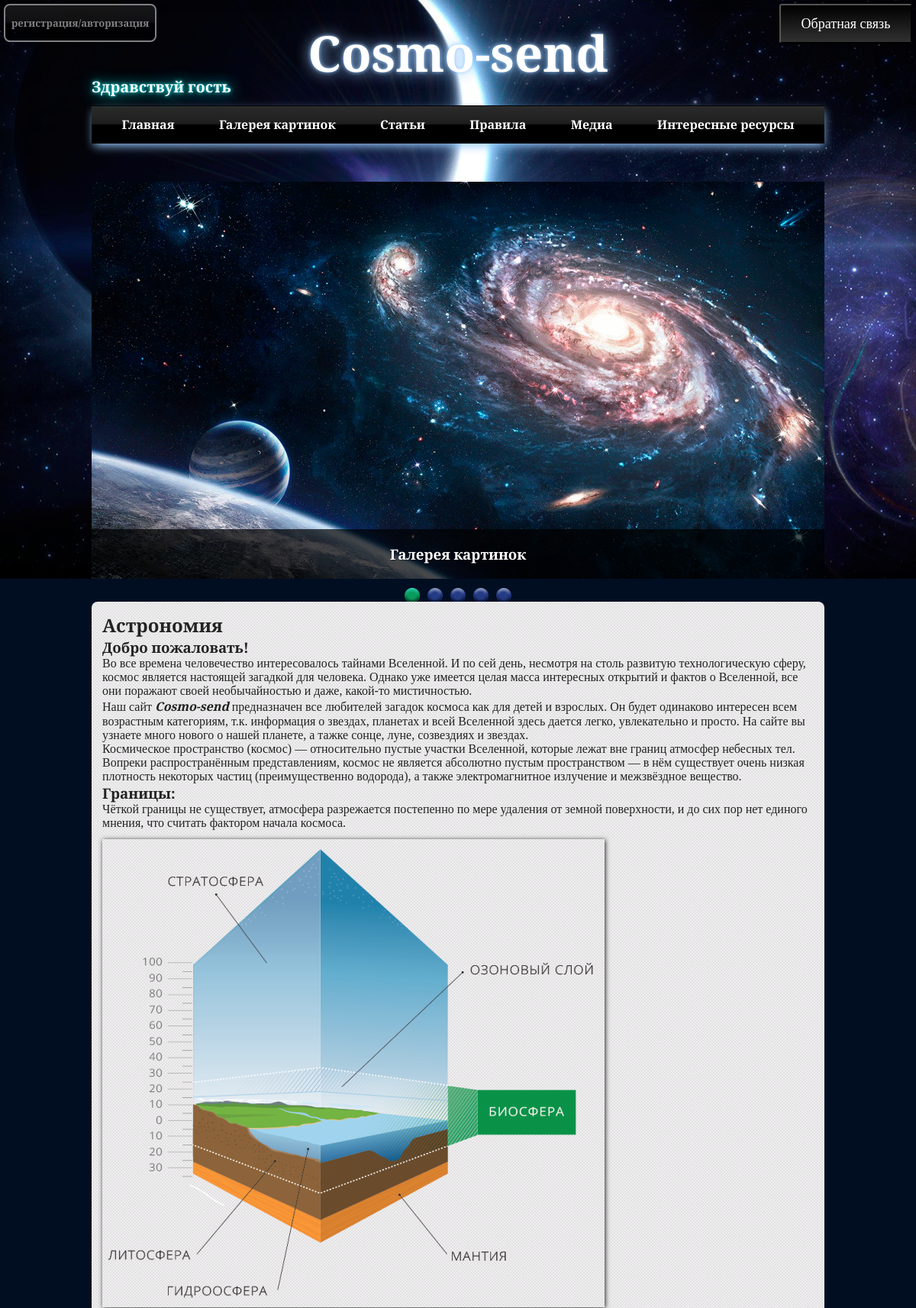
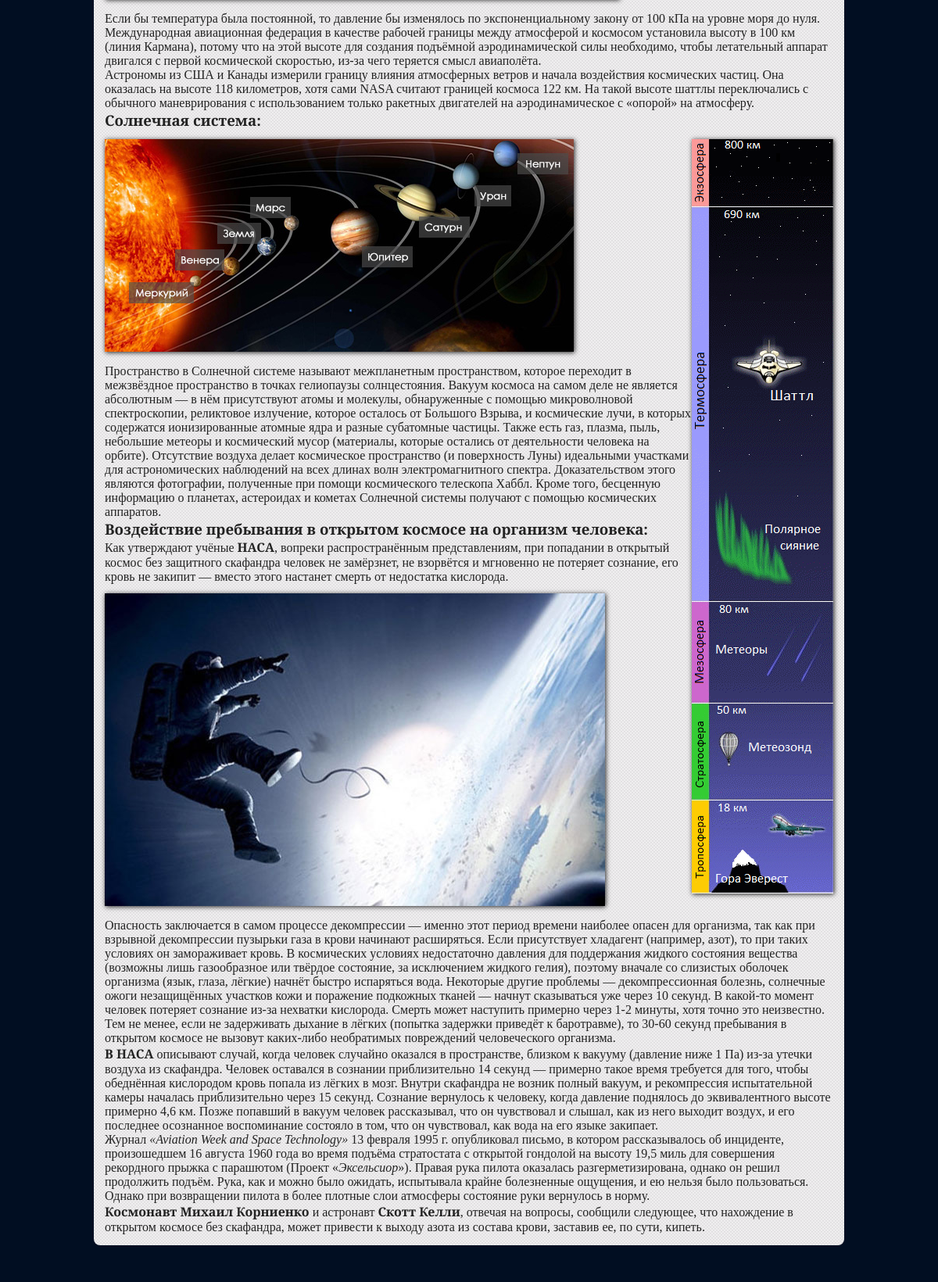
The page / (upper part) on the database its author committed (2 pictures, top to bottom).
### tables this page shows
CREATE TABLE IF NOT EXISTS `articles_categories` (
  `id` int(11) NOT NULL,
  `title` varchar(100) NOT NULL,
  `page` varchar(255) NOT NULL
);

### php/config.php (called while the page is built, shortened)
<?php
	$config = array(
		'title' => 'Cosmo-send',
		'db' => array(
			'server' => 'localhost',
			'username' => 'root',
			'password' => '',
			'name' => 'cp194561_Cosmo-send'
		)
	);

### includes/header_slider.php (the view, shortened to what this page needs)
	<div class="header">
<?php
if ($result_auth == $auth){
	echo '<span><button id="logout" onClick=\'location.href = "php/logout.php"\'>Выйти</button></span>';
}elseif ($result_auth == $guest){
	echo '<input id="button_authorization" type="button" name="button_authorization" value="регистрация/авторизация">';
}
?>
<input id="button_feedback" type="button" name="button_feedback" value="Обратная связь" />
		<div class="position">
			<?if ($result_auth == $auth){
					$uname = "Добро пожаловать: ".ucfirst($_SESSION ['username']);
					$setting = '<span id = "setting">&#9776;Настройки</span>';
					echo '<div class="name_and_setting">'.$uname.$setting.'</div>';
				}elseif ($result_auth == $guest){
					$nots = '<div class = "name_and_setting">Здравствуй гость</div>';
					echo $nots;
				}
			?>
			<h1 class="logo"><?=$config['title'];?></h1>
			<nav id="navigator">
				<?php
					$categories = mysqli_query($connection, "SELECT * FROM `articles_categories`");
					while ( ($cat = mysqli_fetch_assoc($categories)) ) {
						?>
							<a href="<?=$cat['page'].'.php';?>"><?=$cat['title'];?></a>
					<?php
					}
				?>
			</nav>
			<section class="variable slider">
		    <div>
			    <a href="gallery.php"><img src="img/slider/gallery.png"></a>
			    <div class="desc">
			    	<h3>Галерея картинок</h3>
		    	</div>
		    </div>
	    </section>
		</div>
	</div>

### css/main/index.css (style rules this page uses)
* { font-family: 'PT Serif', serif; margin: 0; padding: 0; text-decoration: none; list-style: none; color: #fff; }
body { background-color: #010E22; height: 100%; background-image: url(../../img/main/cosmosbg.png); }
input, textarea { margin: 5px; padding: 1px 7px; }
.header { flex: 3 0 auto; background-image: url(../../img/main/bg.png); background-repeat: no-repeat; box-shadow: 0px -38px 61px -19px #000000 inset; }
.position { position: relative; width: 960px; left: calc(50% - 480px); height: 100%; }

### css/main/auth.css (style rules this page uses)
#button_authorization { position: fixed; margin: 5px; width: 200px; height: 50px; background: -webkit-linear-gradient(#2b2b2b 0%, #1e1e1e 48%, #000 52%, #000 100%); background: -o-linear-gradient(#2b2b2b 0%, #1e1e1e 48%, #000 52%, #000 100%); background: linear-gradient(#2b2b2b 0%, #1e1e1e 48%, #000 52%, #000 100%); border: 2px solid #fff; border-radius: 8px; color: #fff; font-weight: bolder; opacity: .5; z-index: 10; animation: shadowlogo 8s linear infinite; font-size: 13px; }
#button_feedback { position: absolute; background: linear-gradient(to top, #313132, #000); border-radius: 3px; width: 174px; height: 52px; color: white; font-size: 18px; right: 0; }
.name_and_setting { position: absolute; margin-top: 100px; color: white; font-size: 20px; font-weight: bold; text-shadow: 1px 1px 20px #00FFFF, 0 0 5px #00FFFF; width: 100%; height: 25px; }

### css/main/header.css (style rules this page uses)
.logo { padding: 25px 0; color: #fff; font-size: 65px; text-shadow: 1px 1px 20px #99CCFF, 0 0 5px #99CCFF; text-align: center; }
#navigator { width: 100%; background: -webkit-linear-gradient(#2b2b2b 0%, #1e1e1e 48%, #000 52%, #000 100%); background: -o-linear-gradient(#2b2b2b 0%, #1e1e1e 48%, #000 52%, #000 100%); background: linear-gradient(#2b2b2b 0%, #1e1e1e 48%, #000 52%, #000 100%); border-top: 1px solid black; border-bottom: 1px solid black; box-shadow: 1px 5px 12px -2px #99CCFF; padding: 0.8em 0; text-decoration: none; text-align: center; }
#navigator>a { font-weight: bold; margin: 0 27.2px; font-size: 1em; }
.slider { width: 960px; height: 520px; }

### css/main/content.css (style rules this page uses)
#papper>h6,h5,h4,h3,h2,h1,p,b,i,li { color: #222; }

### css/slider/slider.css (style rules this page uses)
.slider { width: 100%; margin: 50px auto; cursor: pointer; }
.slick-slide { margin: 0px 50px; }
.slick-slide img { width: 100%; }
.desc { width: 960px; position: absolute; bottom: 0; padding-bottom: 40px; background-color: rgba(0, 0, 0, 0.7); text-align: center; text-shadow: 1px 1px 1px rgba(0, 0, 0, 0.5); padding: 20px 0; }
.desc>h3 { color: #fff; }

### rows shown on the page
articles_categories: title "Главная"
articles_categories: title "Галерея картинок"
articles_categories: title "Статьи"
articles_categories: title "Правила"
articles_categories: title "Медиа"
articles_categories: title "Интересные ресурсы"

### other values the page prints
$config['title'] "Cosmo-send"
